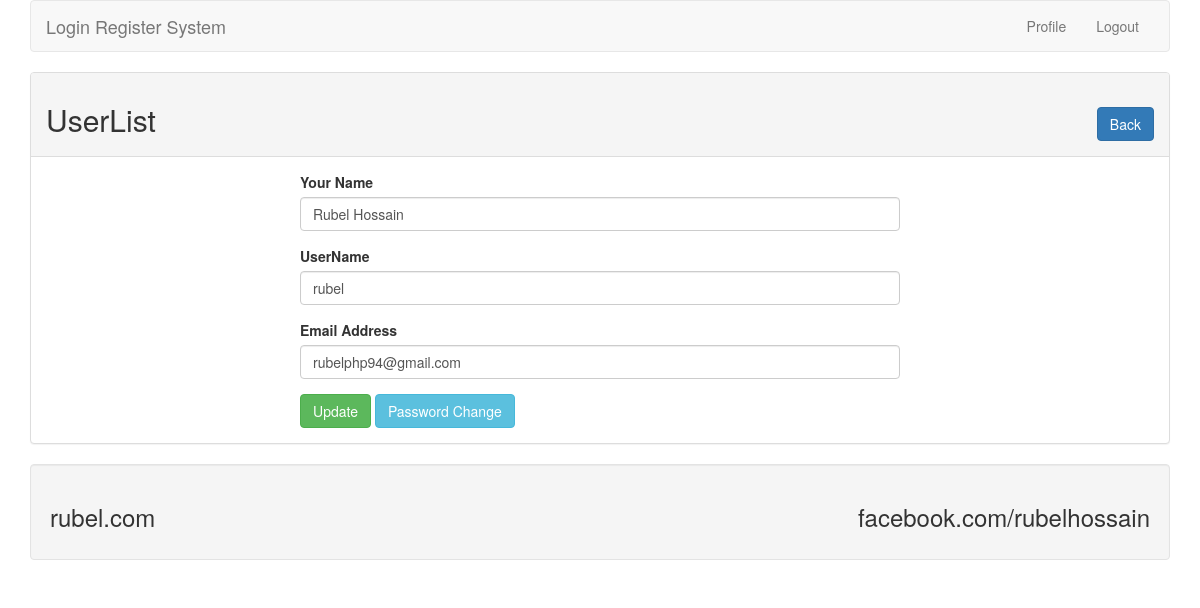
Screenshot of /profile.php?id=1 (signed in) with the database file from the repository.
### tables this page shows
CREATE TABLE `tbl_user` (
  `id` int(11) NOT NULL,
  `name` varchar(230) NOT NULL,
  `username` varchar(230) NOT NULL,
  `email` varchar(230) NOT NULL,
  `password` varchar(230) NOT NULL
);

### lib/User.php (called while the page is built, shortened)
<?php
	include_once 'Session.php';
	include 'Database.php';
class User
{
	private $db ;
	function __construct()
	{
		$this->db = new Database() ;
	}
	public function getUserById($id){
		$sql = "SELECT * from tbl_user where id = :id limit 1 ";
		$query = $this->db->pdo->prepare($sql);
		$query->bindValue(':id', $id);
		$query->execute() ;
		$result = $query->fetch(PDO::FETCH_OBJ);
		return $result ;
	}
}
?>

### lib/Database.php (called while the page is built)
<?php
class Database
{
	public $pdo ;
	function __construct()
	{
		$dsn = "mysql:dbname=db_lr;host=localhost";
		$username = "root";
		$pass = "";
		if(!isset($this->pdo)){
			try{
				$link = new PDO($dsn , $username,$pass);
				$this->pdo = $link ;
			}catch(PDOExecption $e){
				echo "Connection failed ".$e->getMessage();
			}
		}
	}
}
?>

### lib/Session.php (called while the page is built, shortened)
<?php
class Session
{
	public static function get($key){
		if(isset($_SESSION[$key])){
			return $_SESSION[$key];
		}else{
			return false ;
		}
	}
}
?>

### profile.php (the view, shortened to what this page needs)
 <?php
 include "lib/User.php";
 include "inc/header.php";
 ?>
<?php
if(isset($_GET['id'])){
	$userid = (int)$_GET['id'] ;
}
$user = new User() ;
?>
	<div class="panel panel-default">
	<div class="panel-heading">
	<h2>UserList<span class="pull-right"><a class="btn btn-primary" href="index.php">Back</a></span></h2>
	</div>
	<div class="panel-body">
	<div style="max-width: 600px; margin: 0 auto">
<?php
$userdata = $user->getUserById($userid);
if($userdata){
?>
	 <form action="" method="POST">
	 	<div class="form-group">
	 		<label for="name">Your Name</label>
	 		<input type="text" name="name" class="form-control" id="name" value="<?php echo $userdata->name ;?>" />
	 	</div>
	 	<div class="form-group">
	 		<label for="username">UserName</label>
	 		<input type="text" name="username" class="form-control" id="username" value="<?php echo $userdata->username ;?>" />
	 	</div>
	 	<div class="form-group">
	 		<label for="email">Email Address</label>
	 		<input type="email" name="email" class="form-control" id="email" value="<?php echo $userdata->email ;?>" />
	 	</div>
	 	<?php
	 	$sesid =Session::get("id");
	 	if($userid == $sesid){
	 	?>
	 	<button class="btn btn-success" type="submit" name="update">Update</button>
	 	<a class="btn btn-info" href="changepass.php?id=<?php echo $userid ; ?>">Password Change</a>
	 	<?php }?>
	 </form>
<?php
}
?>
	 </div>
	</div>
	</div>
<?php
include 'inc/footer.php';
?>

### rows the page displays
tbl_user: name "Rubel Hossain", username "rubel", email "rubelphp94@gmail.com"
